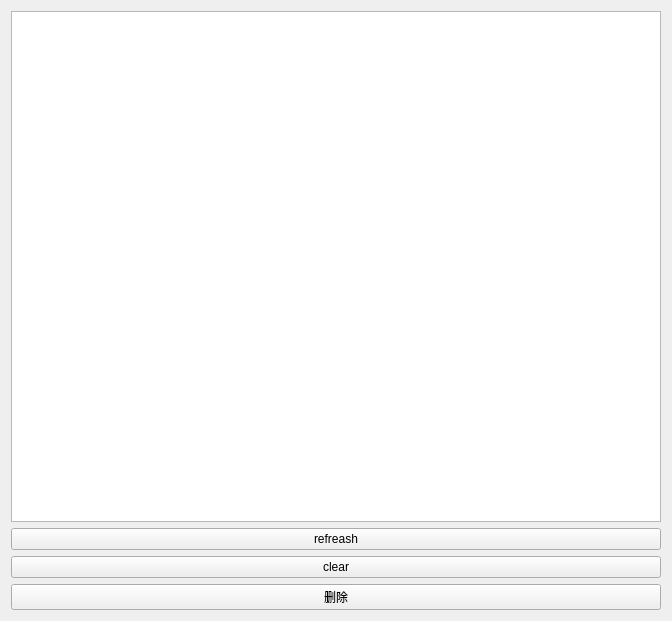
<?xml version="1.0" encoding="UTF-8"?>
<ui version="4.0">
 <class>Widget</class>
 <widget class="QWidget" name="Widget">
  <property name="geometry">
   <rect>
    <x>0</x>
    <y>0</y>
    <width>672</width>
    <height>621</height>
   </rect>
  </property>
  <property name="windowTitle">
   <string>Widget</string>
  </property>
  <layout class="QGridLayout" name="gridLayout">
   <item row="0" column="0">
    <widget class="QTableWidget" name="tableWidget_db"/>
   </item>
   <item row="1" column="0">
    <widget class="QPushButton" name="pushButton_refreash">
     <property name="text">
      <string>refreash</string>
     </property>
    </widget>
   </item>
   <item row="2" column="0">
    <widget class="QPushButton" name="pushButton_clear">
     <property name="text">
      <string>clear</string>
     </property>
    </widget>
   </item>
   <item row="3" column="0">
    <widget class="QPushButton" name="pushButton_del">
     <property name="text">
      <string>删除</string>
     </property>
    </widget>
   </item>
  </layout>
 </widget>
 <layoutdefault spacing="6" margin="11"/>
 <resources/>
 <connections/>
</ui>
